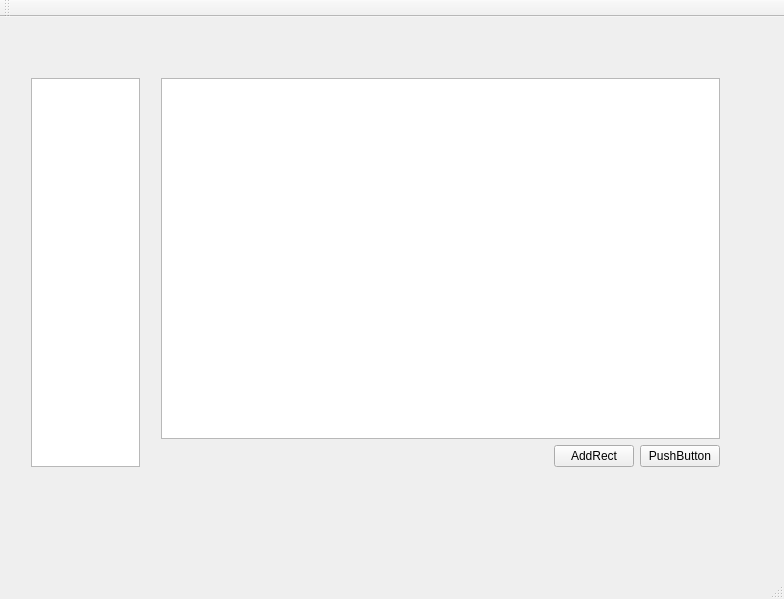
<?xml version="1.0" encoding="UTF-8"?>
<ui version="4.0">
 <class>MainWindow</class>
 <widget class="QMainWindow" name="MainWindow">
  <property name="geometry">
   <rect>
    <x>0</x>
    <y>0</y>
    <width>784</width>
    <height>599</height>
   </rect>
  </property>
  <property name="windowTitle">
   <string>MainWindow</string>
  </property>
  <widget class="QWidget" name="centralWidget">
   <widget class="QWidget" name="verticalLayoutWidget">
    <property name="geometry">
     <rect>
      <x>20</x>
      <y>50</y>
      <width>131</width>
      <height>411</height>
     </rect>
    </property>
    <layout class="QVBoxLayout" name="verticalLayout">
     <item>
      <widget class="QListView" name="listView"/>
     </item>
    </layout>
   </widget>
   <widget class="QWidget" name="">
    <property name="geometry">
     <rect>
      <x>150</x>
      <y>50</y>
      <width>581</width>
      <height>411</height>
     </rect>
    </property>
    <layout class="QGridLayout" name="gridLayout">
     <item row="1" column="0">
      <layout class="QHBoxLayout" name="horizontalLayout">
       <item>
        <spacer name="horizontalSpacer">
         <property name="orientation">
          <enum>Qt::Horizontal</enum>
         </property>
         <property name="sizeHint" stdset="0">
          <size>
           <width>40</width>
           <height>20</height>
          </size>
         </property>
        </spacer>
       </item>
       <item>
        <widget class="QPushButton" name="AddRect">
         <property name="text">
          <string>AddRect</string>
         </property>
        </widget>
       </item>
       <item>
        <widget class="QPushButton" name="pushButton_2">
         <property name="text">
          <string>PushButton</string>
         </property>
        </widget>
       </item>
      </layout>
     </item>
     <item row="0" column="0">
      <widget class="QGraphicsView" name="graphicsView"/>
     </item>
    </layout>
   </widget>
  </widget>
  <widget class="QMenuBar" name="menuBar">
   <property name="geometry">
    <rect>
     <x>0</x>
     <y>0</y>
     <width>784</width>
     <height>20</height>
    </rect>
   </property>
  </widget>
  <widget class="QToolBar" name="mainToolBar">
   <attribute name="toolBarArea">
    <enum>TopToolBarArea</enum>
   </attribute>
   <attribute name="toolBarBreak">
    <bool>false</bool>
   </attribute>
  </widget>
  <widget class="QStatusBar" name="statusBar"/>
 </widget>
 <layoutdefault spacing="6" margin="11"/>
 <resources/>
 <connections/>
</ui>
